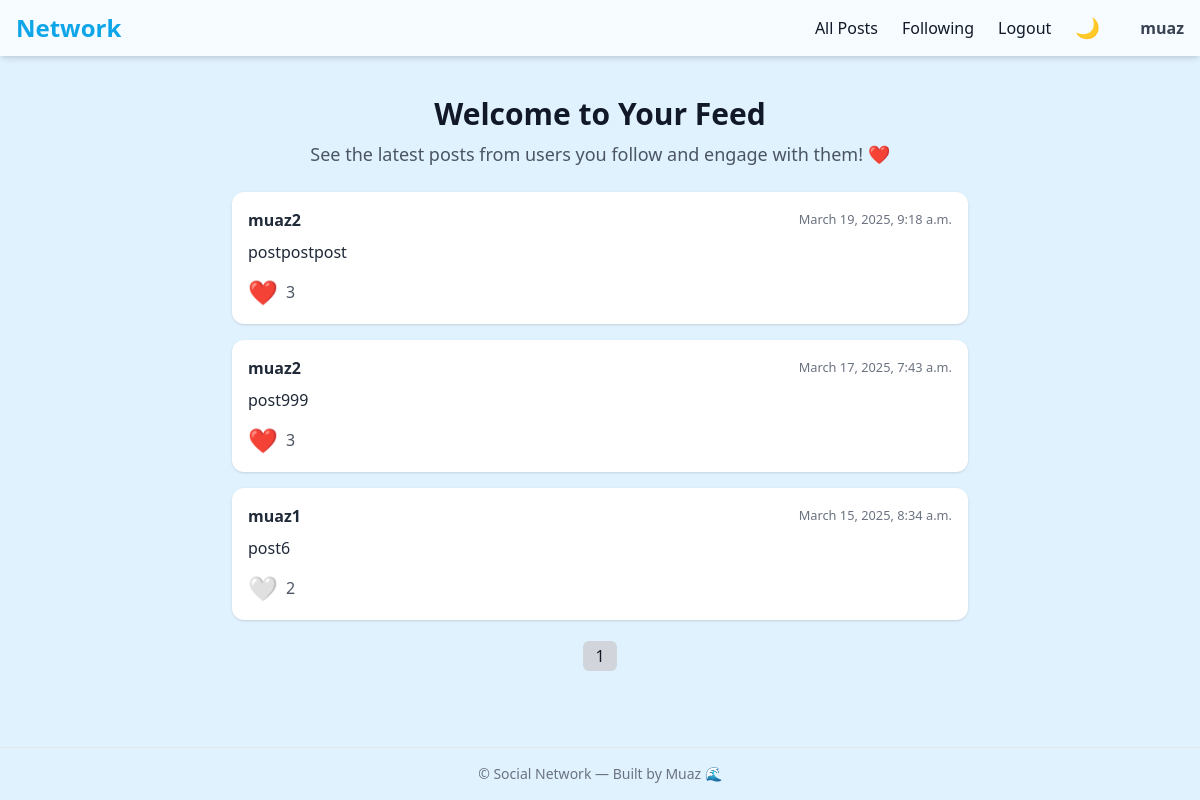
The page /following (signed in) on the database its author committed.
### network/models.py (models this page shows)
class User(AbstractUser):
    pass

class Posts(models.Model):
    newpost=models.TextField()
    creator=models.ForeignKey(User, on_delete=models.CASCADE,related_name="Allposts")
    likes = models.IntegerField(default=0)
    liked_by=models.ManyToManyField(User,related_name="likedpost",blank=True)
    timestamp= models.DateTimeField(auto_now_add=True)

### network/views.py (the view)
# urls.py: path('following', views.following, name='following'),
def following(request):
    user = request.user
    allfollowings = user.followers.all()
    followed = [follow.following for follow in allfollowings]
    items= Posts.objects.filter(creator__in=followed).order_by('-timestamp')
    paginator=Paginator(items,10)
    page=request.GET.get('page', 1)
    query=paginator.get_page(page)
    return render(request, "network/following.html", {"query": query})

### network/templates/network/following.html (shortened to what this page needs)
{% extends "network/layout.html" %}
{% block body %}
<div class="max-w-3xl mx-auto mt-6">
    <div class="mb-6 text-center">
        <h1 class="text-3xl font-bold mb-2">Welcome to Your Feed</h1>
        <p class="text-gray-600 dark:text-gray-400 text-lg">See the latest posts from users you follow and engage with them! ❤️</p>
    </div>
    {% if query %}
        <div class="flex flex-col gap-4">
            {% for i in query %}
            <div class="bg-white dark:bg-[#1E293B] p-4 rounded-xl shadow hover:shadow-lg transition">
                <div class="flex justify-between items-center mb-2">
                    <a href="{% url 'profile' i.creator.id %}" class="font-semibold text-gray-800 dark:text-gray-100">{{ i.creator.username }}</a>
                    <small class="text-gray-500 dark:text-gray-400">{{ i.timestamp }}</small>
                </div>
                <p class="text-gray-800 dark:text-gray-200">{{ i.newpost }}</p>
                <div class="mt-3 flex items-center gap-2">
                    <button
                        class="like-button text-2xl focus:outline-none transition-colors duration-200"
                        data-post-id="{{ i.id }}"
                        {% if user in i.liked_by.all %}
                            style="color:red;"
                        {% else %}
                            style="color:white;"
                        {% endif %}
                    >
                        {% if user in i.liked_by.all %}
                            ❤️
                        {% else %}
                            🤍
                        {% endif %}
                    </button>
                    <span class="text-gray-600 dark:text-gray-400" id="likes-count-{{ i.id }}">{{ i.likes }}</span>
                </div>
            </div>
            {% endfor %}
        </div>
    {% else %}
        <p class="text-center text-gray-600 dark:text-gray-400 mt-6 text-lg">
            Your feed is currently empty. Start following users to see their posts here!
        </p>
    {% endif %}
    <div class="mt-6 flex justify-center">
        <nav>
            <ul class="flex gap-1">
                {% for page_num in query.paginator.page_range %}
                    {% if query.number == page_num %}
                    <li><span class="px-3 py-1 rounded-md bg-gray-300 dark:bg-gray-600">{{ page_num }}</span></li>
                    {% else %}
                    <li><a href="?page={{ page_num }}" class="px-3 py-1 rounded-md hover:bg-gray-200 dark:hover:bg-gray-700">{{ page_num }}</a></li>
                    {% endif %}
                {% endfor %}
            </ul>
        </nav>
    </div>
</div>
{% endblock %}

### network/templates/network/layout.html (shortened to what this page needs)
{% load static %}
<!DOCTYPE html>
<html lang="en" class="scroll-smooth">
  <head>
    <script src="https://cdn.tailwindcss.com"></script>
  </head>
  <body
    class="bg-[#E0F2FE] dark:bg-[#0F172A] min-h-screen flex flex-col text-gray-900 dark:text-gray-100 transition-colors duration-300"
  >
    <nav
      class="bg-white/70 dark:bg-[#1E293B] backdrop-blur-md shadow-md sticky top-0 z-50 transition-colors duration-300"
    >
      <div
        class="max-w-7xl mx-auto px-4 py-3 flex justify-between items-center"
      >
        <a href="{% url 'index' %}" class="text-2xl font-bold text-[#0EA5E9]">Network</a>
        <ul class="hidden md:flex gap-6 items-center font-medium">
          <li><a href="{% url 'index' %}" class="hover:text-[#0EA5E9]">All Posts</a></li>
          {% if user.is_authenticated %}
            <li><a href="{% url 'following' %}" class="hover:text-[#0EA5E9]">Following</a></li>
            <li><a href="{% url 'logout' %}" class="hover:text-[#0EA5E9]">Logout</a></li>
          {% else %}
            <li><a href="{% url 'login' %}" class="hover:text-[#0EA5E9]">Login</a></li>
            <li><a href="{% url 'register' %}" class="hover:text-[#0EA5E9]">Register</a></li>
          {% endif %}
          <li>
            <button
              id="dark-toggle"
              class="text-xl focus:outline-none"
              aria-label="Toggle Dark Mode"
            >🌙</button>
          </li>
          {% if user.is_authenticated %}
          <li class="ml-4 text-gray-700 dark:text-gray-200 font-semibold">
            <a href="{% url 'profile' user.id %}">{{ user.username }}</a>
          </li>
          {% endif %}
        </ul>
      </div>
    </nav>
    <main class="flex-1 max-w-3xl mx-auto w-full p-4">
      {% block body %}{% endblock %}
    </main>
    <footer class="text-center text-sm text-gray-500 py-4 border-t dark:border-gray-700">
      © {{ now.year }} Social Network — Built by Muaz 🌊
    </footer>
  </body>
</html>

### rows shown on the page
User: username "muaz"
Posts: creator.username "muaz2", timestamp "March 19, 2025, 9:18 a.m.", newpost "postpostpost", likes "3"
Posts: creator.username "muaz2", timestamp "March 17, 2025, 7:43 a.m.", newpost "post999", likes "3"
Posts: creator.username "muaz1", timestamp "March 15, 2025, 8:34 a.m.", newpost "post6", likes "2"

### other values the page prints
{{ page_num }} "1"
